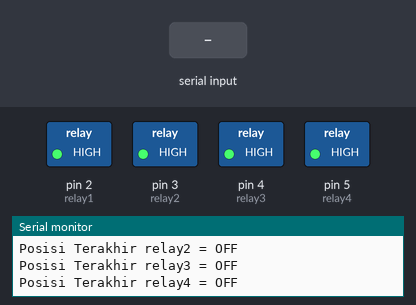
Recording of a sketch running on a simulated Arduino Uno, built with avr-gcc and run on an emulated ATmega328P. Shown: switched loads named in the sketch (green lamp = pin HIGH), the last lines printed to the serial monitor. The test bench sets the inputs (shaded band). EEPROM starts erased.

Above: at 1.2 s.
1.3 s: "switch all on" received over Serial
At 2.5 s:
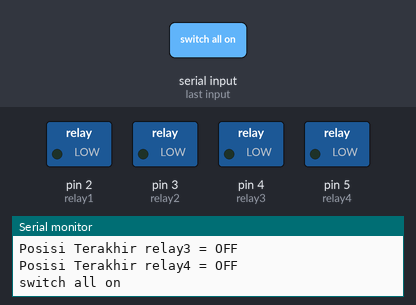
2.9 s: "relay1 off" received over Serial
At 3.4 s:
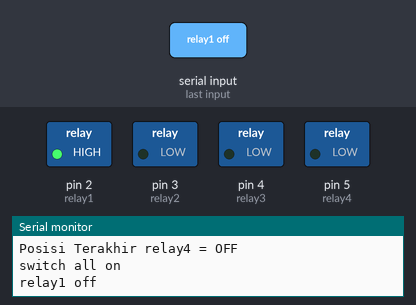
4.5 s: "relay2 off" received over Serial
At 5.8 s:
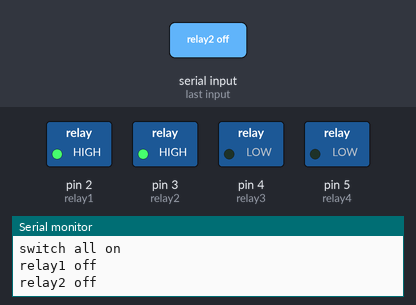
6.1 s: "relay1 on" received over Serial
At 6.7 s:
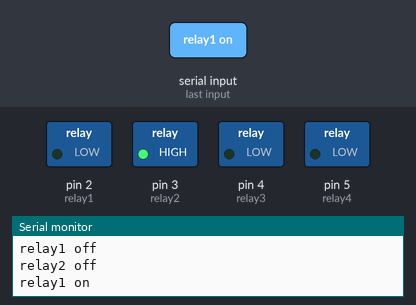
7.6 s: "relay3 off" received over Serial
At 8.2 s:
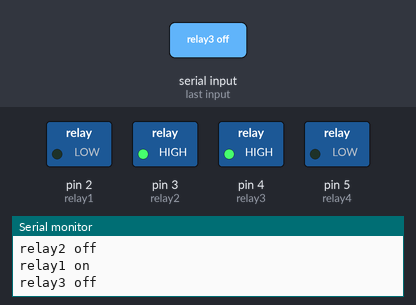
9.2 s: "relay2 on" received over Serial
At 10.2 s:
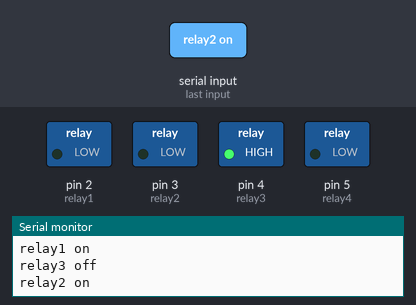
Timing chart, 0 to 11.7 s (numbered marks = the images above; inputs shaded):
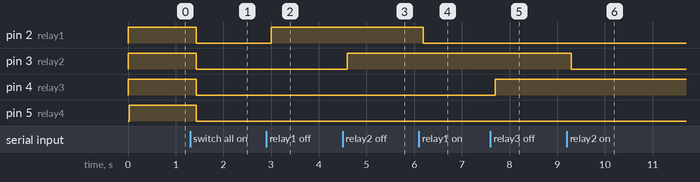

The sketch:

Smarthome_4_Channel.ino
```cpp
// Name : Muhammad Syahendra Anindyantoro
// Bluetooth Smarthome with 4 channel, apk MSA Smarthome.apk
// Github : github.com/hendras1722

#include <EEPROM.h>
String readString;

#define ON 0
#define OFF 1
const int relay1 = 2;
const int relay2 = 3;
const int relay3 = 4;
const int relay4 = 5;    //Connect relay4 to pin 5
byte State1 = 1;
byte State2 = 1;
byte State3 = 1;
byte State4 = 1;
byte State5 = 1;
char input;
void setup()
{
  Serial.begin(9600);            //Set rate for communicating with phone

  pinMode(relay1, OUTPUT);       //Set relay1 as an output
  pinMode(relay2, OUTPUT);
  pinMode(relay3, OUTPUT);      //Set relay2 as an output
  pinMode(relay4, OUTPUT);
//  digitalWrite(relay1, HIGH);     //Switch relay1 off
  //digitalWrite(relay2, HIGH);     //Swtich relay2 off
  //digitalWrite(relay3, HIGH);     //Switch relay1 off
  //digitalWrite(relay4, HIGH);     //Swtich relay2 off
 ReadEEPROM ();
}
void loop()
{
  while(Serial.available())    //Check if there are available bytes to read
  {
    delay(10);                 //Delay to make it stable
    char c = Serial.read();    //Conduct a serial read
    if (c == '#'){
      break;                   //Stop the loop once # is detected after a word
    }
    readString += c;                //Means readString = readString + c
  }
    if (readString.length() >0){
      Serial.println(readString);
      if(readString == "switch all on"){
        switchallon();
        EEPROM.write(1, 0);
        EEPROM.write(2, 0);
        EEPROM.write(3, 0);
        EEPROM.write(4, 0);
       }
      else if(readString == "switch all off"){
        switchalloff();
        EEPROM.write(1, 1);
        EEPROM.write(2, 1);
        EEPROM.write(3, 1);
        EEPROM.write(4, 1);
      }
      else if(readString == "relay1 on"){
        digitalWrite(relay1, ON);
      EEPROM.write(1, 0);
      }
      else if(readString == "relay1 off"){
        digitalWrite(relay1, OFF);
      EEPROM.write(1, 1);
      }
       else if(readString == "relay2 on"){
        digitalWrite(relay2, ON);
      EEPROM.write(2, 0);
      }
      else if(readString == "relay2 off"){
        digitalWrite(relay2, OFF);
      EEPROM.write(2, 1);
      }
       else if(readString == "relay3 on"){
        digitalWrite(relay3, ON);
      EEPROM.write(3, 0);
      }
      else if(readString == "relay3 off"){
        digitalWrite(relay3, OFF);
      EEPROM.write(3, 1);
      }
      else if(readString == "relay4 on"){
        digitalWrite(relay4, ON);
      EEPROM.write(4, 0);
      }
      else if(readString == "relay4 off"){
        digitalWrite(relay4, OFF);
      EEPROM.write(4, 1);
      }
      readString="";
    }
}
void switchallon(){
  digitalWrite(relay1, ON);
  digitalWrite(relay2, ON);
  digitalWrite(relay3, ON);
  digitalWrite(relay4, ON);
}
void switchalloff(){
  digitalWrite(relay1, OFF);
  digitalWrite(relay2, OFF);
  digitalWrite(relay3, OFF);
  digitalWrite(relay4, OFF);
}
void ReadEEPROM (){
  State1 = EEPROM.read(1);
  State2 = EEPROM.read(2);
  State3 = EEPROM.read(3);
  State4 = EEPROM.read(4);
  State5 = EEPROM.read(5);

  digitalWrite(relay1,State1);
  Serial.print(F("Posisi Terakhir relay1 = "));
  if(State1==0)
    {Serial.println("ON");} else {Serial.println("OFF");}

  digitalWrite(relay2,State2);
  Serial.print(F("Posisi Terakhir relay2 = "));
  if(State2==0)
  {Serial.println("ON");} else {Serial.println("OFF");}

  digitalWrite(relay3,State3);
  Serial.print(F("Posisi Terakhir relay3 = "));
  if(State3==0)
  {Serial.println("ON");} else {Serial.println("OFF");}

  digitalWrite(relay4,State4);
  Serial.print(F("Posisi Terakhir relay4 = "));
  if(State4==0)
  {Serial.println("ON");} else {Serial.println("OFF");}

  //digitalWrite(switchallon,State4);
  //Serial.print(F("Posisi Terakhir Semua = "));
 // if(State5==0){Serial.println("ON");} else {Serial.println("OFF");}
 }

 void relayON (uint8_t r) {
  digitalWrite (r+1,ON);
      EEPROM.write(r, 1);
        Serial.print("Relay ");
        Serial.print(r);
        Serial.println(" ON by Bluetooth");
}

void relayOFF (uint8_t r) {
  digitalWrite (r+1,OFF);
      EEPROM.write(r, 0);
        Serial.print("Relay ");
        Serial.print(r);
        Serial.println(" OFF by Bluetooth");
}
```

Measured:
- after the input at 1.3 s, pin 2 (relay1), pin 3 (relay2), pin 4 (relay3), pin 5 (relay4): HIGH → LOW after 0.13 s
- after the input at 2.9 s, pin 2 (relay1): LOW → HIGH after 0.10 s
- after the input at 4.5 s, pin 3 (relay2): LOW → HIGH after 0.10 s
- after the input at 6.1 s, pin 2 (relay1): HIGH → LOW after 0.09 s
- after the input at 7.6 s, pin 4 (relay3): LOW → HIGH after 0.10 s
- after the input at 9.2 s, pin 3 (relay2): HIGH → LOW after 0.09 s
